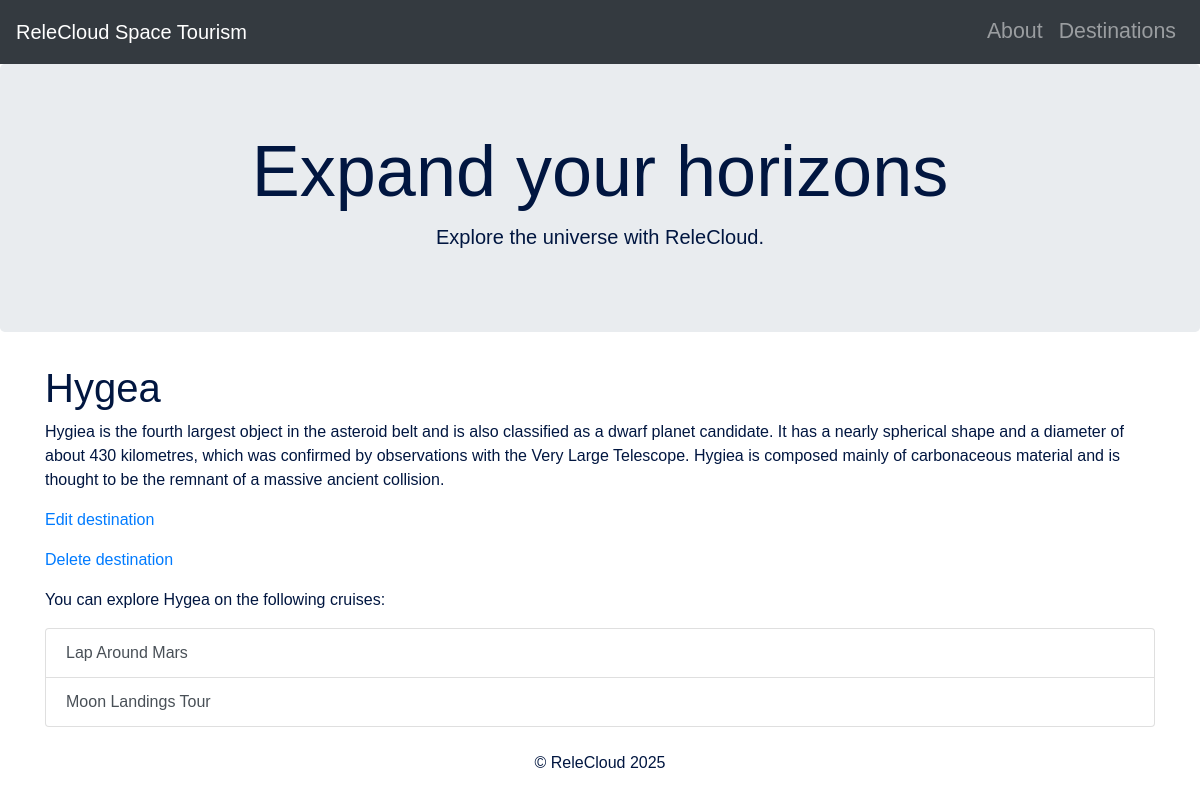
/destination/1, run on an earlier commit of the app's database.
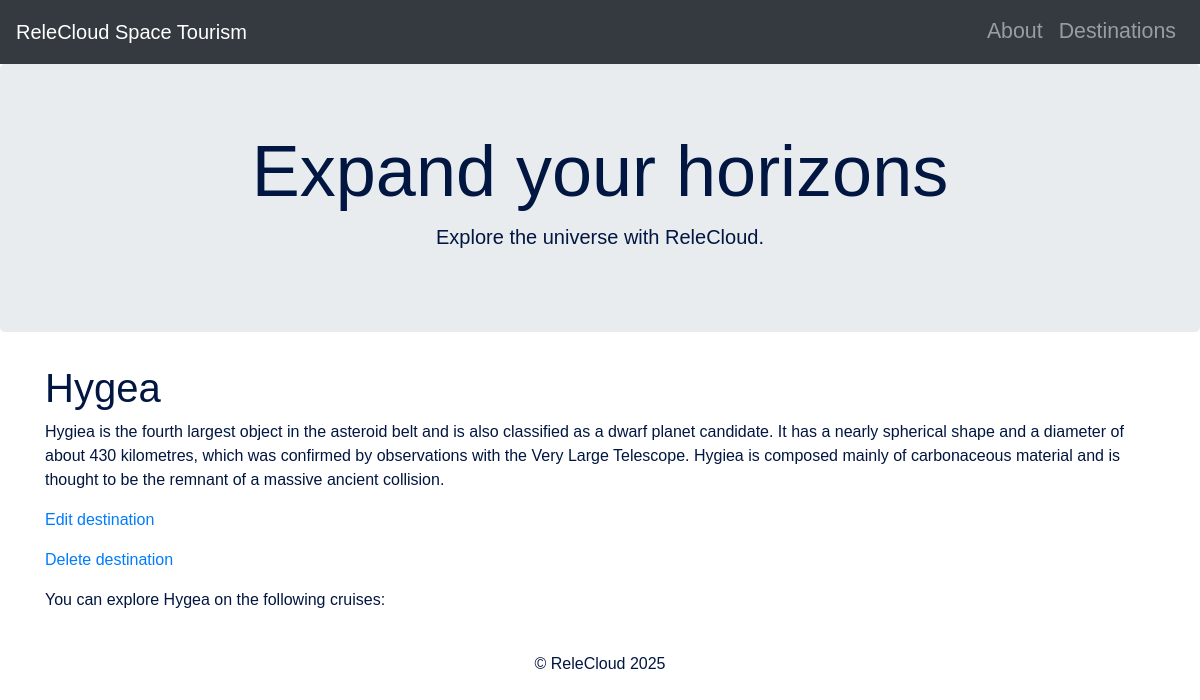
And on a later commit of the database.
### relecloud/models.py (models this page shows)
class Cruise(models.Model):
    name = models.CharField(
        unique=True,
        max_length=50,
        null=False,
        blank=False,
    )
    description = models.TextField(
        max_length=2000,
        null=False,
        blank=False
    )
    destinations = models.ManyToManyField(
        Destination,
        related_name='cruises'
    )
    def __str__(self):
        return self.name

### relecloud/views.py (the view)
# urls.py: path('destination/<int:pk>', views.DestinationDetailView.as_view(), name='destination_detail'),
class DestinationDetailView(generic.DetailView):
    template_name = 'relecloud/destination_detail.html'
    model = models.Destination
    context_object_name = 'destination'

### relecloud/models.py (called while the page is built)
    def __str__(self):
        return self.name

### relecloud/templates/relecloud/destination_detail.html (shortened to what this page needs)
{% extends "base.html" %}
{% block content %}
<h1>{{ destination }}</h1>
<p>
    {{ destination.description }}
</p>
<a href="{% url 'destination_form' destination.id %}">
    <p>
        Edit destination
    </p>
</a>
<a href="{% url 'destination_confirm_delete' destination.id %}">
    <p>
        Delete destination
    </p>
</a>
<p>
    You can explore {{ destination }} on the following cruises:
</p>
<ul class="list-group">
    {% for cruise in destination.cruises.all %}
    <a class="list-group-item list-group-item-action" href="{% url 'cruise_detail' cruise.id %}">{{ cruise }}</a>
    {% endfor %}
</ul>
{% endblock content %}

What changed in the data, as far as the page shows it:
removed Cruise: name "Lap Around Mars"
removed Cruise: name "Moon Landings Tour"
